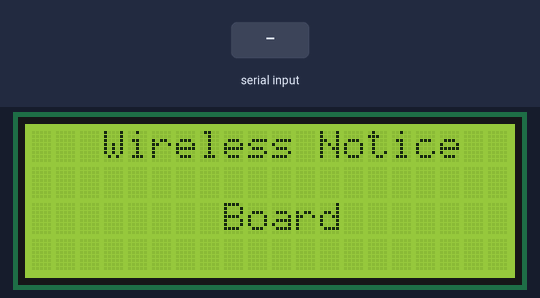
This sketch was run on a simulated Arduino Uno, built with avr-gcc and run on an emulated ATmega328P. Shown: 20×4 character LCD. The inputs (shaded band) are chosen by the test bench. The modem accepts every AT command (registered, SIM ready, sends succeed) and sends nothing else; what the sketch prints to the serial monitor is not drawn.

Above: at 3.2 s.
3.3 s: "1" received over the second serial link
At 4.9 s:
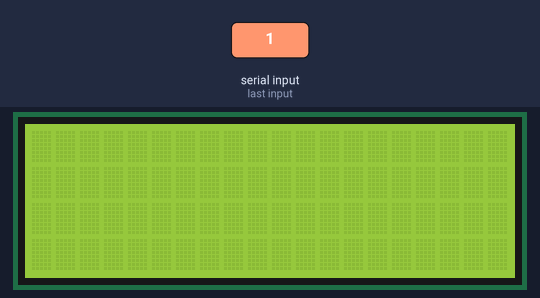
5.8 s: "1" received over Serial
7.3 s: "0" received over the second serial link
At 9.3 s:
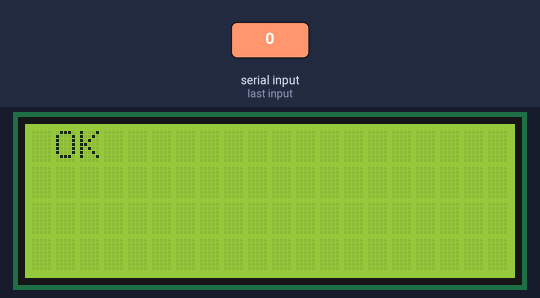
10.3 s: "2" received over the second serial link
11.8 s: "1" received over the second serial link
Timing chart, 0 to 14.8 s (numbered marks = the images above; inputs shaded):
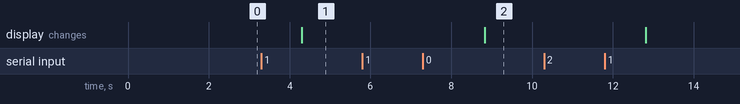

The sketch:

wireless_notice_board.ino
```cpp
#include <SoftwareSerial.h>
#include <Wire.h>
#include <LiquidCrystal_I2C.h>
LiquidCrystal_I2C lcd(0x27, 2, 1, 0, 4, 5, 6, 7, 3, POSITIVE);
SoftwareSerial SIM900A(9,10);

int len, mark;
String dt;

void setup()
{
  lcd.begin(20,4);
  Serial.begin(9600);
  SIM900A.begin(9600);
  lcd.setCursor(3,0);
  lcd.print("Wireless Notice");
  lcd.setCursor(8,2);
  lcd.print("Board");
  delay(2000);
}

void loop()
{
  if (Serial.available()>0)
  {
    receiveMessage();
  }
  if (SIM900A.available()>0)
  {
    Serial.write(SIM900A.read());
    dt = SIM900A.readString();
    lcd.clear();
    len = dt.length();
    mark = dt.indexOf('*');
    lcd.print(dt.substring(mark+1,len-2));
    Serial.println(dt.substring(mark+1,len-2));
  }
}

void receiveMessage()
{
  Serial.println("SIM900A received message");
  delay(1000);
  SIM900A.println("AT+CNMI=2,2,0,0,0");
  delay(1000);
}
```

Measured:
- after the input at 3.3 s, the display: changes after 1.0 s (image 1)
- after the input at 5.8 s, every drawn part: stays the same
- after the input at 7.3 s, the display: changes after 1.5 s (image 2)
- after the input at 10.3 s, every drawn part: stays the same
